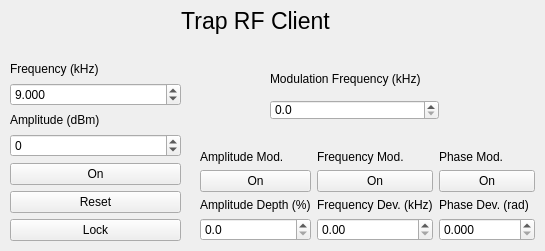
<?xml version="1.0" encoding="UTF-8"?>
<ui version="4.0">
 <class>rf_gui</class>
 <widget class="QWidget" name="rf_gui">
  <property name="geometry">
   <rect>
    <x>0</x>
    <y>0</y>
    <width>545</width>
    <height>251</height>
   </rect>
  </property>
  <property name="windowTitle">
   <string>Form</string>
  </property>
  <widget class="QLabel" name="rf_label">
   <property name="geometry">
    <rect>
     <x>120</x>
     <y>10</y>
     <width>271</width>
     <height>41</height>
    </rect>
   </property>
   <property name="text">
    <string>&lt;html&gt;&lt;head/&gt;&lt;body&gt;&lt;p align=&quot;center&quot;&gt;&lt;span style=&quot; font-size:26pt; vertical-align:super;&quot;&gt;Trap RF Client&lt;/span&gt;&lt;/p&gt;&lt;/body&gt;&lt;/html&gt;</string>
   </property>
  </widget>
  <widget class="QWidget" name="layoutWidget">
   <property name="geometry">
    <rect>
     <x>10</x>
     <y>60</y>
     <width>171</width>
     <height>181</height>
    </rect>
   </property>
   <layout class="QGridLayout" name="gridLayout">
    <item row="4" column="0">
     <widget class="QPushButton" name="wav_toggle">
      <property name="text">
       <string>On</string>
      </property>
     </widget>
    </item>
    <item row="3" column="0">
     <widget class="QDoubleSpinBox" name="wav_ampl">
      <property name="decimals">
       <number>0</number>
      </property>
      <property name="minimum">
       <double>-140.000000000000000</double>
      </property>
      <property name="maximum">
       <double>13.000000000000000</double>
      </property>
      <property name="singleStep">
       <double>1.000000000000000</double>
      </property>
     </widget>
    </item>
    <item row="1" column="0">
     <widget class="QDoubleSpinBox" name="wav_freq">
      <property name="decimals">
       <number>3</number>
      </property>
      <property name="minimum">
       <double>0.009000000000000</double>
      </property>
      <property name="maximum">
       <double>1040.000000000000000</double>
      </property>
      <property name="singleStep">
       <double>0.001000000000000</double>
      </property>
      <property name="value">
       <double>9.000000000000000</double>
      </property>
     </widget>
    </item>
    <item row="2" column="0">
     <widget class="QLabel" name="wav_ampl_label">
      <property name="text">
       <string>Amplitude (dBm)</string>
      </property>
     </widget>
    </item>
    <item row="0" column="0">
     <widget class="QLabel" name="wav_freq_label">
      <property name="text">
       <string>Frequency (kHz)</string>
      </property>
     </widget>
    </item>
    <item row="5" column="0">
     <widget class="QPushButton" name="wav_reset">
      <property name="text">
       <string>Reset</string>
      </property>
     </widget>
    </item>
    <item row="6" column="0">
     <widget class="QPushButton" name="wav_lockswitch">
      <property name="text">
       <string>Lock</string>
      </property>
     </widget>
    </item>
   </layout>
  </widget>
  <widget class="QLabel" name="mod_freq_label">
   <property name="geometry">
    <rect>
     <x>270</x>
     <y>60</y>
     <width>169</width>
     <height>37</height>
    </rect>
   </property>
   <property name="text">
    <string>Modulation Frequency (kHz)</string>
   </property>
  </widget>
  <widget class="QDoubleSpinBox" name="mod_freq">
   <property name="geometry">
    <rect>
     <x>270</x>
     <y>100</y>
     <width>169</width>
     <height>20</height>
    </rect>
   </property>
   <property name="decimals">
    <number>1</number>
   </property>
   <property name="maximum">
    <double>500.000000000000000</double>
   </property>
   <property name="singleStep">
    <double>1000000.000000000000000</double>
   </property>
  </widget>
  <widget class="QWidget" name="">
   <property name="geometry">
    <rect>
     <x>200</x>
     <y>150</y>
     <width>335</width>
     <height>91</height>
    </rect>
   </property>
   <layout class="QHBoxLayout" name="horizontalLayout">
    <item>
     <layout class="QGridLayout" name="gridLayout_2">
      <item row="2" column="0">
       <widget class="QLabel" name="mod_ampl_toggle_label">
        <property name="text">
         <string>Amplitude Mod.</string>
        </property>
       </widget>
      </item>
      <item row="7" column="0">
       <widget class="QDoubleSpinBox" name="mod_ampl_depth">
        <property name="decimals">
         <number>1</number>
        </property>
        <property name="maximum">
         <double>100.000000000000000</double>
        </property>
        <property name="singleStep">
         <double>0.100000000000000</double>
        </property>
       </widget>
      </item>
      <item row="4" column="0">
       <widget class="QLabel" name="mod_ampl_depth_label">
        <property name="text">
         <string>Amplitude Depth (%)</string>
        </property>
       </widget>
      </item>
      <item row="3" column="0">
       <widget class="QPushButton" name="mod_ampl_toggle">
        <property name="text">
         <string>On</string>
        </property>
       </widget>
      </item>
     </layout>
    </item>
    <item>
     <layout class="QGridLayout" name="gridLayout_3">
      <item row="2" column="0">
       <widget class="QLabel" name="mod_freq_toggle_label">
        <property name="text">
         <string>Frequency Mod.</string>
        </property>
       </widget>
      </item>
      <item row="7" column="0">
       <widget class="QDoubleSpinBox" name="mod_freq_dev">
        <property name="decimals">
         <number>2</number>
        </property>
        <property name="maximum">
         <double>2000.000000000000000</double>
        </property>
        <property name="singleStep">
         <double>0.010000000000000</double>
        </property>
       </widget>
      </item>
      <item row="4" column="0">
       <widget class="QLabel" name="mod_freq_dev_label">
        <property name="text">
         <string>Frequency Dev. (kHz)</string>
        </property>
       </widget>
      </item>
      <item row="3" column="0">
       <widget class="QPushButton" name="mod_freq_toggle">
        <property name="text">
         <string>On</string>
        </property>
       </widget>
      </item>
     </layout>
    </item>
    <item>
     <layout class="QGridLayout" name="gridLayout_4">
      <item row="2" column="0">
       <widget class="QLabel" name="mod_phase_toggle_label">
        <property name="text">
         <string>Phase Mod.</string>
        </property>
       </widget>
      </item>
      <item row="7" column="0">
       <widget class="QDoubleSpinBox" name="mod_phase_dev">
        <property name="decimals">
         <number>3</number>
        </property>
        <property name="minimum">
         <double>0.000000000000000</double>
        </property>
        <property name="maximum">
         <double>400.000000000000000</double>
        </property>
        <property name="singleStep">
         <double>0.001000000000000</double>
        </property>
        <property name="value">
         <double>0.000000000000000</double>
        </property>
       </widget>
      </item>
      <item row="4" column="0">
       <widget class="QLabel" name="mod_phase_dev_label">
        <property name="text">
         <string>Phase Dev. (rad)</string>
        </property>
       </widget>
      </item>
      <item row="3" column="0">
       <widget class="QPushButton" name="mod_phase_toggle">
        <property name="text">
         <string>On</string>
        </property>
       </widget>
      </item>
     </layout>
    </item>
   </layout>
  </widget>
 </widget>
 <resources/>
 <connections/>
</ui>
